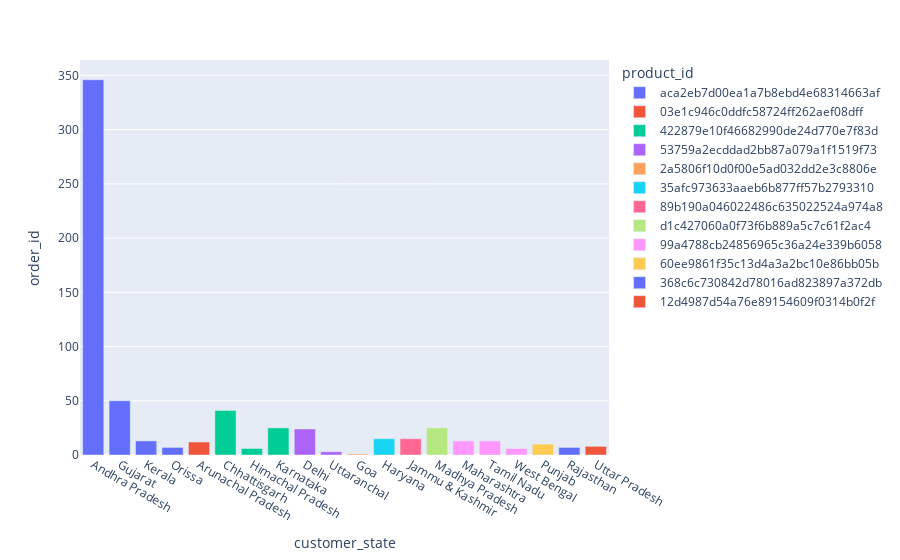

This figure's notebook cell:
### Code cell
px.bar(state, x='customer_state', color='product_id' ,y='order_id')

### Figure 1 — Plotly figure (JSON) as saved in the notebook; plotly's stock layout.template omitted (floating-point values rounded to 4 significant figures)
{"data": [{"alignmentgroup": "True", "hovertemplate": "product_id=aca2eb7d00ea1a7b8ebd4e68314663af<br>customer_state=%{x}<br>order_id=%{y}<extra></extra>", "legendgroup": "aca2eb7d00ea1a7b8ebd4e68314663af", "marker": {"color": "#636efa", "pattern": {"shape": ""}}, "name": "aca2eb7d00ea1a7b8ebd4e68314663af", "offsetgroup": "aca2eb7d00ea1a7b8ebd4e68314663af", "orientation": "v", "showlegend": true, "textposition": "auto", "type": "bar", "x": ["Andhra Pradesh", "Gujarat", "Kerala", "Orissa"], "xaxis": "x", "y": [346, 50, 13, 7], "yaxis": "y"}, {"alignmentgroup": "True", "hovertemplate": "product_id=03e1c946c0ddfc58724ff262aef08dff<br>customer_state=%{x}<br>order_id=%{y}<extra></extra>", "legendgroup": "03e1c946c0ddfc58724ff262aef08dff", "marker": {"color": "#EF553B", "pattern": {"shape": ""}}, "name": "03e1c946c0ddfc58724ff262aef08dff", "offsetgroup": "03e1c946c0ddfc58724ff262aef08dff", "orientation": "v", "showlegend": true, "textposition": "auto", "type": "bar", "x": ["Arunachal Pradesh"], "xaxis": "x", "y": [12], "yaxis": "y"}, {"alignmentgroup": "True", "hovertemplate": "product_id=422879e10f46682990de24d770e7f83d<br>customer_state=%{x}<br>order_id=%{y}<extra></extra>", "legendgroup": "422879e10f46682990de24d770e7f83d", "marker": {"color": "#00cc96", "pattern": {"shape": ""}}, "name": "422879e10f46682990de24d770e7f83d", "offsetgroup": "422879e10f46682990de24d770e7f83d", "orientation": "v", "showlegend": true, "textposition": "auto", "type": "bar", "x": ["Chhattisgarh", "Himachal Pradesh", "Karnataka"], "xaxis": "x", "y": [41, 6, 25], "yaxis": "y"}, {"alignmentgroup": "True", "hovertemplate": "product_id=53759a2ecddad2bb87a079a1f1519f73<br>customer_state=%{x}<br>order_id=%{y}<extra></extra>", "legendgroup": "53759a2ecddad2bb87a079a1f1519f73", "marker": {"color": "#ab63fa", "pattern": {"shape": ""}}, "name": "53759a2ecddad2bb87a079a1f1519f73", "offsetgroup": "53759a2ecddad2bb87a079a1f1519f73", "orientation": "v", "showlegend": true, "textposition": "auto", "type": "bar", "x": ["Delhi", "Uttaranchal"], "xaxis": "x", "y": [24, 3], "yaxis": "y"}, {"alignmentgroup": "True", "hovertemplate": "product_id=2a5806f10d0f00e5ad032dd2e3c8806e<br>customer_state=%{x}<br>order_id=%{y}<extra></extra>", "legendgroup": "2a5806f10d0f00e5ad032dd2e3c8806e", "marker": {"color": "#FFA15A", "pattern": {"shape": ""}}, "name": "2a5806f10d0f00e5ad032dd2e3c8806e", "offsetgroup": "2a5806f10d0f00e5ad032dd2e3c8806e", "orientation": "v", "showlegend": true, "textposition": "auto", "type": "bar", "x": ["Goa"], "xaxis": "x", "y": [1], "yaxis": "y"}, {"alignmentgroup": "True", "hovertemplate": "product_id=35afc973633aaeb6b877ff57b2793310<br>customer_state=%{x}<br>order_id=%{y}<extra></extra>", "legendgroup": "35afc973633aaeb6b877ff57b2793310", "marker": {"color": "#19d3f3", "pattern": {"shape": ""}}, "name": "35afc973633aaeb6b877ff57b2793310", "offsetgroup": "35afc973633aaeb6b877ff57b2793310", "orientation": "v", "showlegend": true, "textposition": "auto", "type": "bar", "x": ["Haryana"], "xaxis": "x", "y": [15], "yaxis": "y"}, {"alignmentgroup": "True", "hovertemplate": "product_id=89b190a046022486c635022524a974a8<br>customer_state=%{x}<br>order_id=%{y}<extra></extra>", "legendgroup": "89b190a046022486c635022524a974a8", "marker": {"color": "#FF6692", "pattern": {"shape": ""}}, "name": "89b190a046022486c635022524a974a8", "offsetgroup": "89b190a046022486c635022524a974a8", "orientation": "v", "showlegend": true, "textposition": "auto", "type": "bar", "x": ["Jammu & Kashmir"], "xaxis": "x", "y": [15], "yaxis": "y"}, {"alignmentgroup": "True", "hovertemplate": "product_id=d1c427060a0f73f6b889a5c7c61f2ac4<br>customer_state=%{x}<br>order_id=%{y}<extra></extra>", "legendgroup": "d1c427060a0f73f6b889a5c7c61f2ac4", "marker": {"color": "#B6E880", "pattern": {"shape": ""}}, "name": "d1c427060a0f73f6b889a5c7c61f2ac4", "offsetgroup": "d1c427060a0f73f6b889a5c7c61f2ac4", "orientation": "v", "showlegend": true, "textposition": "auto", "type": "bar", "x": ["Madhya Pradesh"], "xaxis": "x", "y": [25], "yaxis": "y"}, {"alignmentgroup": "True", "hovertemplate": "product_id=99a4788cb24856965c36a24e339b6058<br>customer_state=%{x}<br>order_id=%{y}<extra></extra>", "legendgroup": "99a4788cb24856965c36a24e339b6058", "marker": {"color": "#FF97FF", "pattern": {"shape": ""}}, "name": "99a4788cb24856965c36a24e339b6058", "offsetgroup": "99a4788cb24856965c36a24e339b6058", "orientation": "v", "showlegend": true, "textposition": "auto", "type": "bar", "x": ["Maharashtra", "Tamil Nadu", "West Bengal"], "xaxis": "x", "y": [13, 13, 6], "yaxis": "y"}, {"alignmentgroup": "True", "hovertemplate": "product_id=60ee9861f35c13d4a3a2bc10e86bb05b<br>customer_state=%{x}<br>order_id=%{y}<extra></extra>", "legendgroup": "60ee9861f35c13d4a3a2bc10e86bb05b", "marker": {"color": "#FECB52", "pattern": {"shape": ""}}, "name": "60ee9861f35c13d4a3a2bc10e86bb05b", "offsetgroup": "60ee9861f35c13d4a3a2bc10e86bb05b", "orientation": "v", "showlegend": true, "textposition": "auto", "type": "bar", "x": ["Punjab"], "xaxis": "x", "y": [10], "yaxis": "y"}, {"alignmentgroup": "True", "hovertemplate": "product_id=368c6c730842d78016ad823897a372db<br>customer_state=%{x}<br>order_id=%{y}<extra></extra>", "legendgroup": "368c6c730842d78016ad823897a372db", "marker": {"color": "#636efa", "pattern": {"shape": ""}}, "name": "368c6c730842d78016ad823897a372db", "offsetgroup": "368c6c730842d78016ad823897a372db", "orientation": "v", "showlegend": true, "textposition": "auto", "type": "bar", "x": ["Rajasthan"], "xaxis": "x", "y": [7], "yaxis": "y"}, {"alignmentgroup": "True", "hovertemplate": "product_id=12d4987d54a76e89154609f0314b0f2f<br>customer_state=%{x}<br>order_id=%{y}<extra></extra>", "legendgroup": "12d4987d54a76e89154609f0314b0f2f", "marker": {"color": "#EF553B", "pattern": {"shape": ""}}, "name": "12d4987d54a76e89154609f0314b0f2f", "offsetgroup": "12d4987d54a76e89154609f0314b0f2f", "orientation": "v", "showlegend": true, "textposition": "auto", "type": "bar", "x": ["Uttar Pradesh"], "xaxis": "x", "y": [8], "yaxis": "y"}], "layout": {"barmode": "relative", "legend": {"title": {"text": "product_id"}, "tracegroupgap": 0}, "margin": {"t": 60}, "xaxis": {"anchor": "y", "domain": [0, 1], "title": {"text": "customer_state"}}, "yaxis": {"anchor": "x", "domain": [0, 1], "title": {"text": "order_id"}}}}
